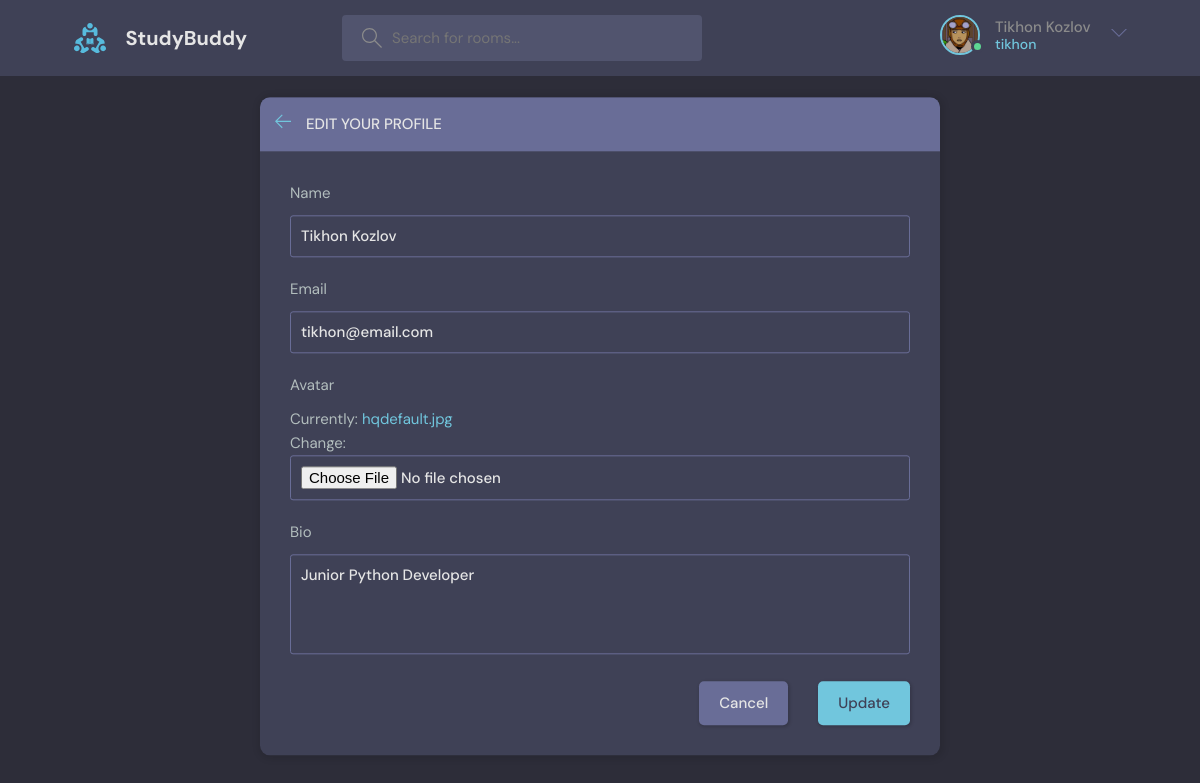
The page /update-user/ (signed in) on the database its author committed.
### base/models.py (models this page shows)
class User(AbstractUser):
    name = models.CharField(unique=True, max_length=200, null=True)
    email = models.EmailField(unique=True, null=True)
    bio = models.TextField(null=True)
    avatar = models.ImageField(null=True, default="avatar.svg")
    USERNAME_FIELD: 'email'
    REQUIRED_FIELDS: []

### base/views.py (the view, shortened to what this page needs)
# urls.py: path('update-user/', views.updateUser, name='update-user'),
@login_required(login_url='login')
def updateUser(request):
    user = request.user
    form = UserForm(instance=user)
    context = {'form': form}
    return render(request, 'base/update_user.html', context)

### base/forms.py
class UserForm(ModelForm):
    class Meta:
        model = User
        fields = ['name', 'email', 'avatar', 'bio']

### base/templates/base/update_user.html (shortened to what this page needs)
{% extends 'main.html' %}
{%block content%}
    <main class="update-account layout">
        <div class="container">
            <div class="layout__box">
                <div class="layout__boxHeader">
                    <div class="layout__boxTitle">
                        <a href="profile.html">
                            <svg version="1.1" xmlns="http://www.w3.org/2000/svg" width="32" height="32"
                                viewBox="0 0 32 32">
                                <title>arrow-left</title>
                                <path
                                    d="M13.723 2.286l-13.723 13.714 13.719 13.714 1.616-1.611-10.96-10.96h27.625v-2.286h-27.625l10.965-10.965-1.616-1.607z">
                                </path>
                            </svg>
                        </a>
                        <h3>Edit your profile</h3>
                    </div>
                </div>
                <div class="layout__body">
                    <form class="form" action="" method="POST" enctype="multipart/form-data">
                        {% for field in form %}
                        <div class="form__group">
                            <label for="{{field.label}}">{{field.label}}</label>
                            {{field}}
                        </div>
                        {% endfor %}
                        <div class="form__action">
                            <a class="btn btn--dark" href="{% url 'home' %}">Cancel</a>
                            <button class="btn btn--main" type="submit">Update</button>
                        </div>
                    </form>
                </div>
            </div>
        </div>
    </main>
{% endblock content %}

### templates/navbar.html (shortened to what this page needs)
{% load static %}
<header class="header header--loggedIn">
    <div class="container">
        <a href="{% url 'home' %}" class="header__logo">
            <img src="{% static 'assets/logo.svg' %}"/>
            <h1>StudyBuddy</h1>
        </a>
        <form class="header__search" method="GET" action="{% url 'home' %}">
            <label>
                <input name="q" placeholder="Search for rooms..." />
            </label>
        </form>
        <nav class="header__menu">
            {% if request.user.is_authenticated %}
            <div class="header__user">
                <a href="{% url 'user-profile' request.user.id %}">
                    <div class="avatar avatar--medium active">
                        <img src="{{request.user.avatar.url}}" />
                    </div>
                    <p>{{request.user.name}}<span>{{request.user.username}}</span></p>
                </a>
                <button class="dropdown-button">
                    <svg version="1.1" xmlns="http://www.w3.org/2000/svg" width="32" height="32" viewBox="0 0 32 32">
                        <title>chevron-down</title>
                        <path d="M16 21l-13-13h-3l16 16 16-16h-3l-13 13z"></path>
                    </svg>
                </button>
            </div>
            {% else %}
            <a href="{% url 'login' %}">
                <img src="{% static 'assets/avatar.svg' %}"/>
                <p>Login</p>
            </a>
            {% endif %}
        </nav>
    </div>
</header>

### rows shown on the page
User: user.avatar (placeholder picture), user.name "Tikhon Kozlov", user.username "tikhon", form "Tikhon Kozlov" "tikhon@email.com" "Junior Python Developer"

### other values the page prints
{{ field.label }} "Name" "Email" "Avatar" "Bio"
